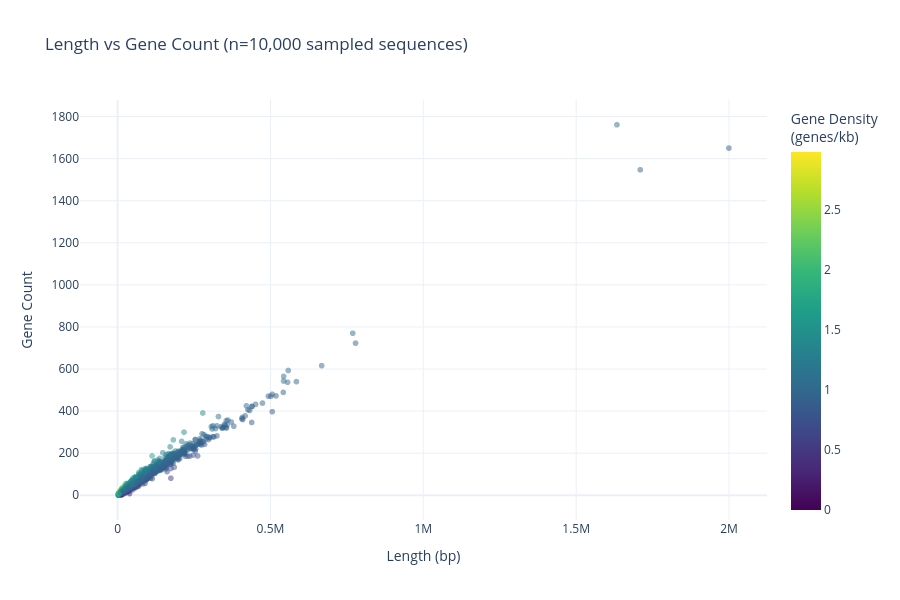

Source (notebook cell):
### Markdown cell above
## Length vs Gene Count (Gene Density)

This scatter plot shows the relationship between plasmid length and number of genes. Plasmids typically have high gene density.

### Code cell
# Sample for plotting if dataset is too large
plot_df = df.sample(n=min(50000, len(df)), random_state=42)

# Calculate gene density (genes per kb)
plot_df['gene_density'] = plot_df['gene_count'] / (plot_df['length'] / 1000)

fig = px.scatter(
    plot_df,
    x='length',
    y='gene_count',
    color='gene_density',
    title=f'Length vs Gene Count (n={len(plot_df):,} sampled sequences)',
    labels={'length': 'Length (bp)', 'gene_count': 'Gene Count', 'gene_density': 'Gene Density<br>(genes/kb)'},
    opacity=0.5,
    color_continuous_scale='Viridis',
    hover_data=['gene_density']
)

fig.update_layout(
    height=600,
    font=dict(size=12)
)

fig.show()

# Print gene density statistics
df['gene_density'] = df['gene_count'] / (df['length'] / 1000)
print(f"\nGene Density Statistics (genes per kb):")
print(f"Mean: {df['gene_density'].mean():.2f}")
print(f"Median: {df['gene_density'].median():.2f}")
print(f"Typical bacterial gene density is ~1 gene/kb")

### Figure 1 — Plotly figure (JSON) as saved in the notebook; plotly's stock layout.template omitted (floating-point values rounded to 4 significant figures; data arrays with more than 128 entries replaced by an {"elided": "..."} marker saying what was removed)
{"data": [{"customdata": {"elided": "10000x1 float values"}, "hovertemplate": "Length (bp)=%{x}<br>Gene Count=%{y}<br>Gene Density<br>(genes/kb)=%{marker.color}<extra></extra>", "legendgroup": "", "marker": {"color": {"elided": "10000 float values"}, "coloraxis": "coloraxis", "opacity": 0.5, "symbol": "circle"}, "mode": "markers", "name": "", "showlegend": false, "type": "scattergl", "x": {"elided": "10000 int values"}, "xaxis": "x", "y": {"elided": "10000 int values"}, "yaxis": "y"}], "layout": {"coloraxis": {"colorbar": {"title": {"text": "Gene Density<br>(genes/kb)"}}, "colorscale": [[0, "#440154"], [0.1111, "#482878"], [0.2222, "#3e4989"], [0.3333, "#31688e"], [0.4444, "#26828e"], [0.5556, "#1f9e89"], [0.6667, "#35b779"], [0.7778, "#6ece58"], [0.8889, "#b5de2b"], [1, "#fde725"]]}, "font": {"size": 12}, "height": 600, "legend": {"tracegroupgap": 0}, "title": {"text": "Length vs Gene Count (n=10,000 sampled sequences)"}, "xaxis": {"anchor": "y", "domain": [0, 1], "title": {"text": "Length (bp)"}}, "yaxis": {"anchor": "x", "domain": [0, 1], "title": {"text": "Gene Count"}}}}
